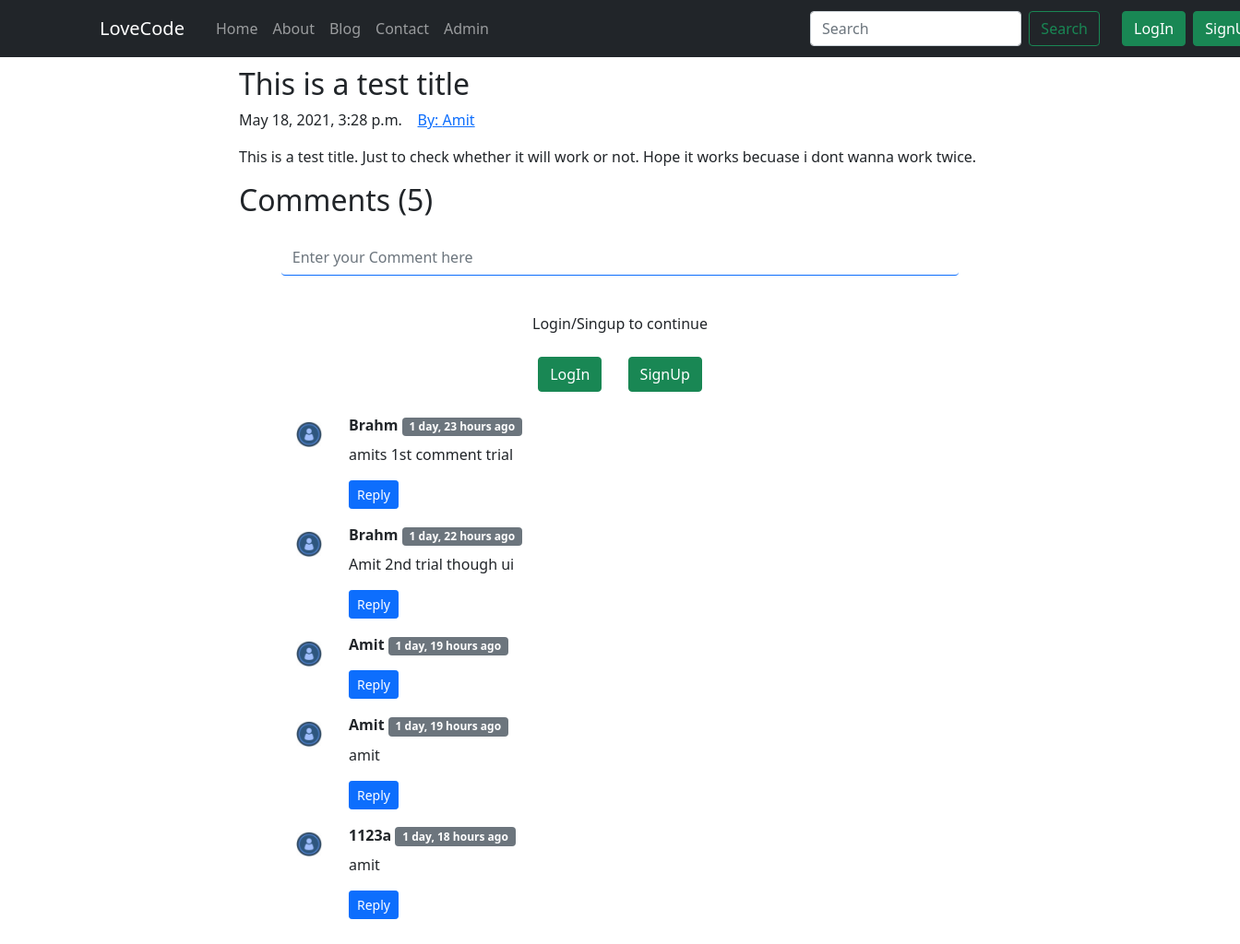
Page /blog/this-is_a9slug/ on the earlier database version.
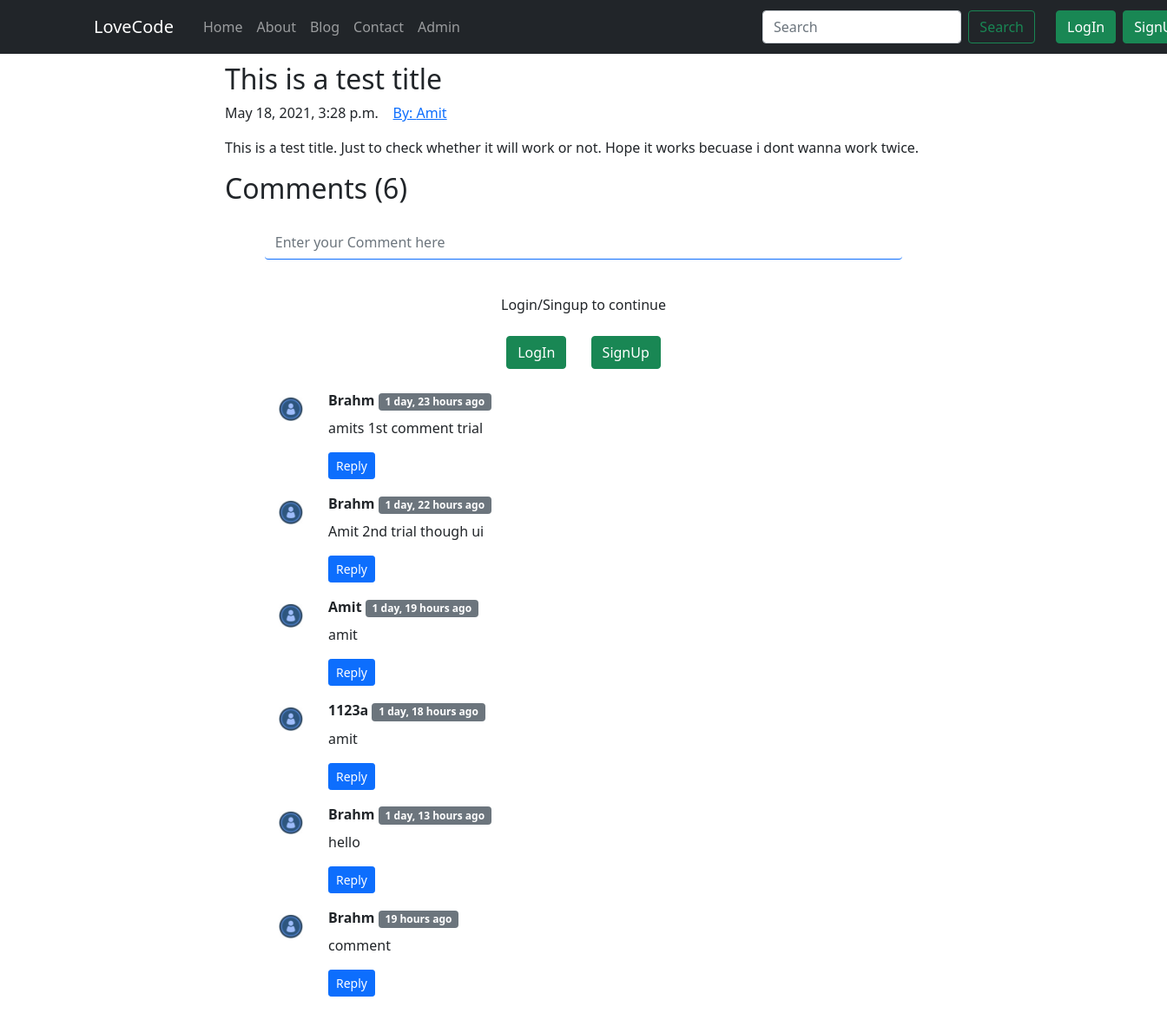
Same page on the later database version.
### blog/models.py (models this page shows)
class BlogComment(models.Model):
    sno = models.AutoField(primary_key=True)
    comment = models.TextField()
    user = models.ForeignKey(User,on_delete=models.CASCADE)
    post = models.ForeignKey(Post,on_delete=models.CASCADE)
    parent = models.ForeignKey('self',on_delete=models.CASCADE,null=True,blank=True)
    timestamp = models.DateTimeField(default=now)
    def __str__(self):
        return self.comment[0:13] + '... by: ' + self.user.username

### blog/views.py (the view)
# urls.py: path('<str:slug>/',blogPost,name='blogPost'),
def blogPost(request,slug):
    post = Post.objects.filter(slug=slug).first()
    comments = BlogComment.objects.filter(post=post,parent=None)
    replies = BlogComment.objects.filter(post=post).exclude(parent=None)
    repDict = {}
    for reply in replies:
        if reply.parent.sno not in repDict:
            repDict[reply.parent.sno] = [reply]
        else:
            repDict[reply.parent.sno].append(reply)
    print('final reply: ',repDict,'\nReplies: ',replies,'\nparent comment: ',comments)
    context = {'post': post,'comments': comments, 'repDict':repDict}
    return render(request,'blog/blogPost.html',context)

### blog/templatetags/extras.py (called while the page is built)
@register.filter(name='get_val')
def get_val(dict,key):
    return dict.get(key)

### templates/blog/blogPost.html (shortened to what this page needs)
{% extends 'base.html' %}
{% load humanize %}
{% load extras %}
{% block css %}
{% load static %}
<link rel="stylesheet" href="{% static 'home/style.css' %}">
{% endblock css %}
{% block body %}
<div class="container">
  <article class="blog-post">
    <h2 class="blog-post-title">{{post.title}}</h2>
    <p class="blog-post-meta">{{post.timestamp}}&nbsp;&nbsp;&nbsp;&nbsp;<a href="#">By: {{post.author}}</a></p>
    <p>{{post.content}}</p>
  </article>
</div>
<div class="container">
  <h2>Comments ({{comments|length}})</h2>
  <form action="/blog/postComment/" method="post" class="row">
    <textarea name="comment" cols="30" rows="1" style="resize:none" placeholder="Enter your Comment here"
      class="form-control my-3 border-top-0 border-end-0 border-start-0 border-primary"></textarea>
    <div class="">
      {% if user.is_authenticated %}
      <input type="submit" class="btn btn-primary float-end" value="Post">
      {% else %}
      <div class="container-fluid text-center">
        <p class="my-4">Login/Singup to continue</p>
        <button type="button" class="btn btn-success mb-4 " data-bs-toggle="modal" data-bs-target="#logInModal">
          LogIn
        </button>
        <button type="button" class="btn btn-success mb-4 ms-4" data-bs-toggle="modal" data-bs-target="#signupModal">
          SignUp
        </button>
        {% endif %}
      </div>
  </form>
  {% for comment in comments %}
  <div class="row">
    <div class="col-1">
      {% load static %}
      <img src="{% static 'user.png' %}" class="rounded mx-auto d-block w-75 my-2" alt="user">
    </div>
    <div class="col-11">
      <p class="mb-2"><b>{{comment.user|title}}</b> <span class="badge bg-secondary">
          {{comment.timestamp|naturaltime}}</span></p>
      <div class="" <p class="mb-5"><span>{{comment.comment}}</span></p>
        <p>
          <button class="btn btn-sm btn-primary" type="button" data-bs-toggle="collapse"
            data-bs-target="#replybox{{comment.sno}}" aria-expanded="false" aria-controls="replybox{{comment.sno}}">
            Reply
          </button>
        </p>
    </div>
  </div>
</div>
{% endfor %}
{% endblock body %}

Differences in the rows shown:
removed BlogComment: user "Amit", timestamp "1 day, 19 hours ago"
added BlogComment: user "Brahm", timestamp "1 day, 13 hours ago", comment "hello"
added BlogComment: user "Brahm", timestamp "19 hours ago", comment "comment"
Other differences:
{{ comments|length }}: "5" → "6"
